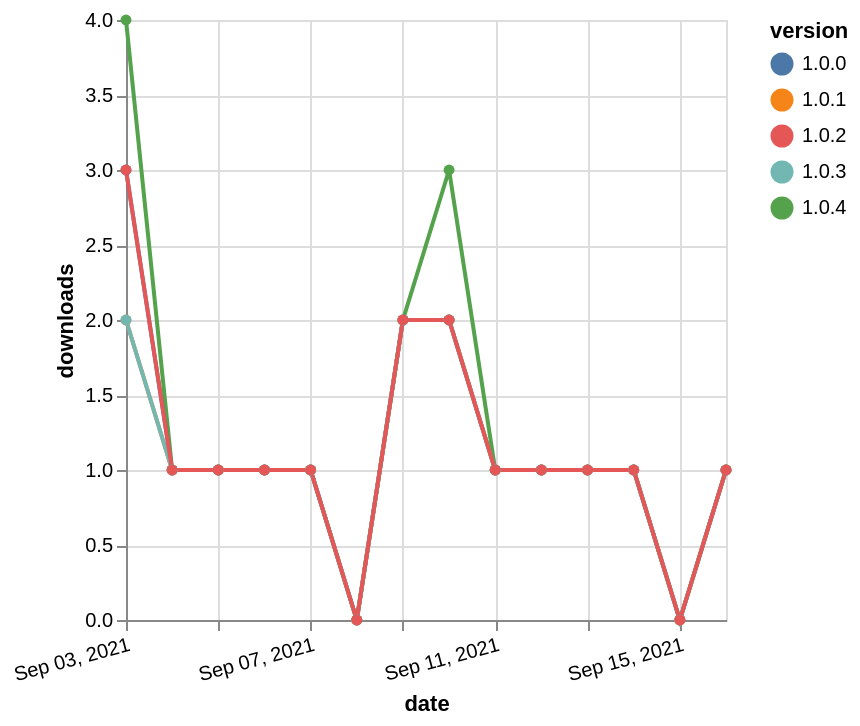

This figure's Vega-Lite source:
### Vega-Lite specification from a JSON file in a GitHub repository (floating-point values rounded to 4 significant figures)
{"$schema": "https://vega.github.io/schema/vega-lite/v5.json", "description": "A simple bar chart with embedded data.", "data": {"values": [{"date": "2021-09-03", "total": 78, "delta": 4, "version": "1.0.4"}, {"date": "2021-09-04", "total": 79, "delta": 1, "version": "1.0.4"}, {"date": "2021-09-05", "total": 80, "delta": 1, "version": "1.0.4"}, {"date": "2021-09-06", "total": 81, "delta": 1, "version": "1.0.4"}, {"date": "2021-09-07", "total": 82, "delta": 1, "version": "1.0.4"}, {"date": "2021-09-08", "total": 82, "delta": 0, "version": "1.0.4"}, {"date": "2021-09-09", "total": 84, "delta": 2, "version": "1.0.4"}, {"date": "2021-09-10", "total": 87, "delta": 3, "version": "1.0.4"}, {"date": "2021-09-11", "total": 88, "delta": 1, "version": "1.0.4"}, {"date": "2021-09-12", "total": 89, "delta": 1, "version": "1.0.4"}, {"date": "2021-09-13", "total": 90, "delta": 1, "version": "1.0.4"}, {"date": "2021-09-14", "total": 91, "delta": 1, "version": "1.0.4"}, {"date": "2021-09-15", "total": 91, "delta": 0, "version": "1.0.4"}, {"date": "2021-09-16", "total": 92, "delta": 1, "version": "1.0.4"}, {"date": "2021-09-03", "total": 57, "delta": 2, "version": "1.0.1"}, {"date": "2021-09-04", "total": 58, "delta": 1, "version": "1.0.1"}, {"date": "2021-09-05", "total": 59, "delta": 1, "version": "1.0.1"}, {"date": "2021-09-06", "total": 60, "delta": 1, "version": "1.0.1"}, {"date": "2021-09-07", "total": 61, "delta": 1, "version": "1.0.1"}, {"date": "2021-09-08", "total": 61, "delta": 0, "version": "1.0.1"}, {"date": "2021-09-09", "total": 63, "delta": 2, "version": "1.0.1"}, {"date": "2021-09-10", "total": 65, "delta": 2, "version": "1.0.1"}, {"date": "2021-09-11", "total": 66, "delta": 1, "version": "1.0.1"}, {"date": "2021-09-12", "total": 67, "delta": 1, "version": "1.0.1"}, {"date": "2021-09-13", "total": 68, "delta": 1, "version": "1.0.1"}, {"date": "2021-09-14", "total": 69, "delta": 1, "version": "1.0.1"}, {"date": "2021-09-15", "total": 69, "delta": 0, "version": "1.0.1"}, {"date": "2021-09-16", "total": 70, "delta": 1, "version": "1.0.1"}, {"date": "2021-09-03", "total": 69, "delta": 3, "version": "1.0.0"}, {"date": "2021-09-04", "total": 70, "delta": 1, "version": "1.0.0"}, {"date": "2021-09-05", "total": 71, "delta": 1, "version": "1.0.0"}, {"date": "2021-09-06", "total": 72, "delta": 1, "version": "1.0.0"}, {"date": "2021-09-07", "total": 73, "delta": 1, "version": "1.0.0"}, {"date": "2021-09-08", "total": 73, "delta": 0, "version": "1.0.0"}, {"date": "2021-09-09", "total": 75, "delta": 2, "version": "1.0.0"}, {"date": "2021-09-10", "total": 77, "delta": 2, "version": "1.0.0"}, {"date": "2021-09-11", "total": 78, "delta": 1, "version": "1.0.0"}, {"date": "2021-09-12", "total": 79, "delta": 1, "version": "1.0.0"}, {"date": "2021-09-13", "total": 80, "delta": 1, "version": "1.0.0"}, {"date": "2021-09-14", "total": 81, "delta": 1, "version": "1.0.0"}, {"date": "2021-09-15", "total": 81, "delta": 0, "version": "1.0.0"}, {"date": "2021-09-16", "total": 82, "delta": 1, "version": "1.0.0"}, {"date": "2021-09-03", "total": 60, "delta": 2, "version": "1.0.3"}, {"date": "2021-09-04", "total": 61, "delta": 1, "version": "1.0.3"}, {"date": "2021-09-05", "total": 62, "delta": 1, "version": "1.0.3"}, {"date": "2021-09-06", "total": 63, "delta": 1, "version": "1.0.3"}, {"date": "2021-09-07", "total": 64, "delta": 1, "version": "1.0.3"}, {"date": "2021-09-08", "total": 64, "delta": 0, "version": "1.0.3"}, {"date": "2021-09-09", "total": 66, "delta": 2, "version": "1.0.3"}, {"date": "2021-09-10", "total": 68, "delta": 2, "version": "1.0.3"}, {"date": "2021-09-11", "total": 69, "delta": 1, "version": "1.0.3"}, {"date": "2021-09-12", "total": 70, "delta": 1, "version": "1.0.3"}, {"date": "2021-09-13", "total": 71, "delta": 1, "version": "1.0.3"}, {"date": "2021-09-14", "total": 72, "delta": 1, "version": "1.0.3"}, {"date": "2021-09-15", "total": 72, "delta": 0, "version": "1.0.3"}, {"date": "2021-09-16", "total": 73, "delta": 1, "version": "1.0.3"}, {"date": "2021-09-03", "total": 66, "delta": 3, "version": "1.0.2"}, {"date": "2021-09-04", "total": 67, "delta": 1, "version": "1.0.2"}, {"date": "2021-09-05", "total": 68, "delta": 1, "version": "1.0.2"}, {"date": "2021-09-06", "total": 69, "delta": 1, "version": "1.0.2"}, {"date": "2021-09-07", "total": 70, "delta": 1, "version": "1.0.2"}, {"date": "2021-09-08", "total": 70, "delta": 0, "version": "1.0.2"}, {"date": "2021-09-09", "total": 72, "delta": 2, "version": "1.0.2"}, {"date": "2021-09-10", "total": 74, "delta": 2, "version": "1.0.2"}, {"date": "2021-09-11", "total": 75, "delta": 1, "version": "1.0.2"}, {"date": "2021-09-12", "total": 76, "delta": 1, "version": "1.0.2"}, {"date": "2021-09-13", "total": 77, "delta": 1, "version": "1.0.2"}, {"date": "2021-09-14", "total": 78, "delta": 1, "version": "1.0.2"}, {"date": "2021-09-15", "total": 78, "delta": 0, "version": "1.0.2"}, {"date": "2021-09-16", "total": 79, "delta": 1, "version": "1.0.2"}]}, "width": "container", "mark": {"type": "line", "point": {"filled": true}}, "encoding": {"x": {"field": "date", "type": "temporal", "timeUnit": "yearmonthdate", "title": "date", "axis": {"labelAngle": -15}}, "y": {"field": "delta", "type": "quantitative", "title": "downloads"}, "color": {"field": "version", "type": "nominal"}, "tooltip": {"field": "delta"}}}
